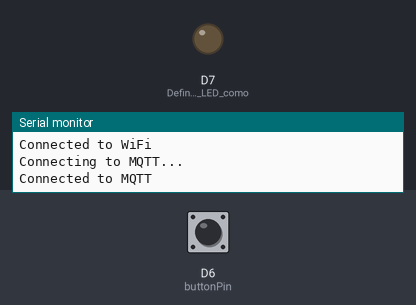
Recording of a sketch running on a simulated ESP8266 (NodeMCU). Parts: output pins drawn as LEDs (lit = HIGH), the last lines printed to the serial monitor. Dashed ring = blinking. Inputs (shaded band) come from the test bench; at power-on: D6 (buttonPin) LOW. WiFi joins after 1.5 s; servers stay silent unless stated; no MQTT or app messages arrive unless stated.

Above: at 3.2 s.
3.3 s: D6 (buttonPin) pulled HIGH for 1 s
At 4.7 s:
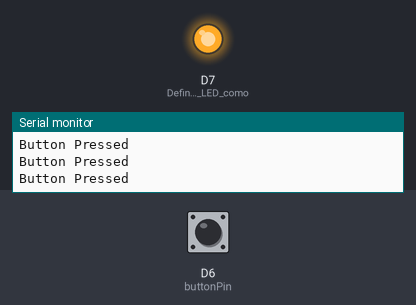
8.8 s: D6 (buttonPin) pulled HIGH for 0.15 s
At 10.2 s:
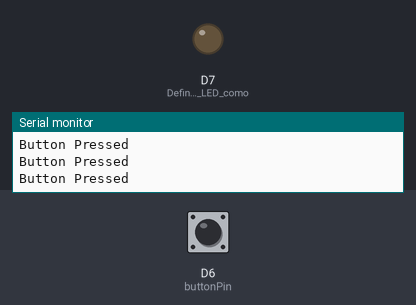
10.5 s: D6 (buttonPin) pulled HIGH for 3.2 s
At 10.99 s:
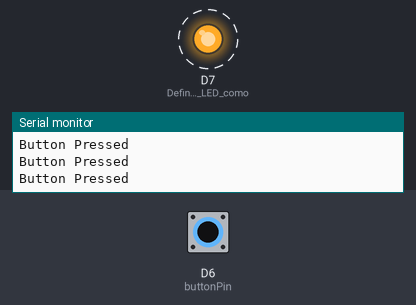
Timing chart, 0 to 15.1 s (numbered marks = the images above; inputs shaded):
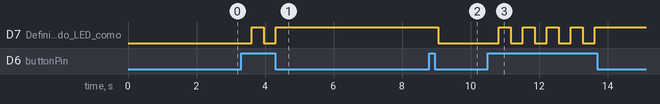

The sketch:

esp8266_LOLin_MQTT_v04.ino
```cpp
#include <PubSubClient.h>
#include <ESP8266WiFi.h>

// Informações do WiFi
#define WIFISSID "warbrito"
#define WIFIPASS "gb240820"

// Informações do Servidor MQTT
const char* mqttServer = "192.168.15.10";
const int mqttPort = 1883;
const char* mqttUser = "renatobrito";
const char* mqttPass = "gb240820";

WiFiClient wifiClient;
PubSubClient mqttClient(wifiClient);

int buttonPin = D6;
bool lastButtonState = LOW;
bool currentButtonState = LOW;
bool guardState = LOW;

void setup() {
  Serial.begin(115200);

  pinMode(buttonPin, INPUT);
  pinMode(D7, OUTPUT); // Definir pino do LED como saída

  WiFi.begin(WIFISSID, WIFIPASS);
  while (WiFi.status() != WL_CONNECTED) {
    delay(1000);
    Serial.println("Connecting to WiFi...");
  }
  Serial.println("Connected to WiFi");

  mqttClient.setServer(mqttServer, mqttPort);

  mqttClient.setCallback(callback);

  if (!mqttClient.connected()) {
    reconnect();
  }

  //Configura Sensores através do MQTT Discovery do Home Assistant
  // String novosensor = "{\"expire_after\": \"600\", \"icon\": \"mdi:gesture-tap-button\", \"name\": \"Interruptor 1 ESP8266\", \"state_topic\": \"esp8266/interruptor1/state\"}";
  // ConexaoMQTT.publish("homeassistant/binary_sensor/esp8266/interruptor1/config",novosensor.c_str(),false);

 mqttClient.subscribe("esp8266/botao2/state"); // Subscrever ao tópico para receber comandos
}

void loop() {
  if (!mqttClient.connected()) {
    reconnect();
  }
  // Serial.print(".");
  mqttClient.loop(); // Manter a conexão MQTT ativa

  currentButtonState = digitalRead(buttonPin);
  if (currentButtonState == HIGH) {   // && lastButtonState == LOW) {
    guardState = !guardState;
    delay(250);
    Serial.println("Button Pressed");

    lastButtonState = currentButtonState;

    digitalWrite(D7, guardState); // Ativar ou desativar o LED conforme o estado do botão

    if (guardState == LOW) {
      mqttClient.publish("esp8266/botao2/state", "OFF");
    } else {
      mqttClient.publish("esp8266/botao2/state", "ON");
    }
  }
  delay(100); // Pequeno atraso para evitar rebotes no botão
}

void reconnect() {
  while (!mqttClient.connected()) {
    Serial.println("Connecting to MQTT...");
    if (mqttClient.connect("esp8266", mqttUser, mqttPass)) {
      Serial.println("Connected to MQTT");
    } else {
      Serial.print("Failed, rc=");
      Serial.print(mqttClient.state());
      Serial.println(" Retrying in 5 seconds...");
      delay(5000);
    }
  }
}

void callback(char* topic, byte* payload, unsigned int length) {
  Serial.print("Received message [");
  Serial.print(topic);
  Serial.print("]: ");

  for (int i = 0; i < length; i++) {
    Serial.print((char)payload[i]);
  }

  Serial.println();

  if (strcmp(topic, "esp8266/botao2/state") == 0) {
    if (payload[0] == 'O' && payload[1] == 'N') {
      guardState = HIGH;
      digitalWrite(D7, HIGH);
    } else if (payload[0] == 'O' && payload[1] == 'F' && payload[2] == 'F') {
      guardState = LOW;
      digitalWrite(D7, LOW);
    }
  }
}
```

Measured:
- after the input at 3.3 s, D7 (Definir_pino_do_LED_como): LOW → HIGH after 0.31 s, → LOW 0.35 s later, → HIGH 0.35 s later
- after the input at 8.8 s, D7 (Definir_pino_do_LED_como): HIGH → LOW after 0.26 s
- after the input at 10.5 s, D7 (Definir_pino_do_LED_como): alternates HIGH for 0.35 s and LOW for 0.35 s, 9 changes in all, then stays HIGH, starting after 0.32 s
